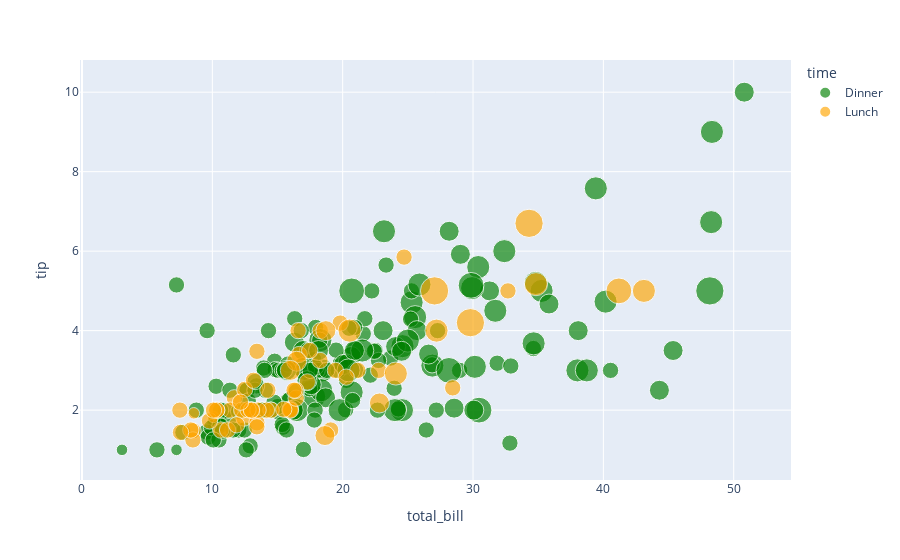

This figure's notebook cell:
### Markdown cell above
### Add size and color

### Code cell
# add changes by removing the # sign
time_fig = px.scatter(df, 
                 x="total_bill", 
                 y="tip", 
                 color='time',
                 opacity=0.65,
                 size='size',
                 color_discrete_sequence=['green', 'orange']
                )
time_fig.show()

### Figure 1 — Plotly figure (JSON) as saved in the notebook; plotly's stock layout.template omitted (floating-point values rounded to 4 significant figures; data arrays with more than 128 entries replaced by an {"elided": "..."} marker saying what was removed)
{"data": [{"hovertemplate": "time=Dinner<br>total_bill=%{x}<br>tip=%{y}<br>size=%{marker.size}<extra></extra>", "legendgroup": "Dinner", "marker": {"color": "green", "opacity": 0.65, "size": {"elided": "176 int values"}, "sizemode": "area", "sizeref": 0.015, "symbol": "circle"}, "mode": "markers", "name": "Dinner", "orientation": "v", "showlegend": true, "type": "scatter", "x": {"elided": "176 float values"}, "xaxis": "x", "y": {"elided": "176 float values"}, "yaxis": "y"}, {"hovertemplate": "time=Lunch<br>total_bill=%{x}<br>tip=%{y}<br>size=%{marker.size}<extra></extra>", "legendgroup": "Lunch", "marker": {"color": "orange", "opacity": 0.65, "size": [4, 2, 2, 2, 2, 1, 2, 2, 4, 2, 2, 2, 2, 2, 2, 4, 2, 2, 2, 2, 2, 6, 2, 2, 2, 3, 2, 2, 2, 2, 2, 2, 2, 2, 2, 2, 2, 6, 5, 6, 2, 2, 3, 2, 2, 2, 2, 2, 2, 2, 2, 2, 4, 2, 2, 3, 2, 2, 2, 4, 3, 2, 2, 1, 3, 2, 2, 2], "sizemode": "area", "sizeref": 0.015, "symbol": "circle"}, "mode": "markers", "name": "Lunch", "orientation": "v", "showlegend": true, "type": "scatter", "x": [27.2, 22.76, 17.29, 19.44, 16.66, 10.07, 32.68, 15.98, 34.83, 13.03, 18.28, 24.71, 21.16, 10.65, 12.43, 24.08, 11.69, 13.42, 14.26, 15.95, 12.48, 29.8, 8.52, 14.52, 11.38, 22.82, 19.08, 20.27, 11.17, 12.26, 18.26, 8.51, 10.33, 14.15, 16, 13.16, 17.47, 34.3, 41.19, 27.05, 16.43, 8.35, 18.64, 11.87, 9.78, 7.51, 19.81, 28.44, 15.48, 16.58, 7.56, 10.34, 43.11, 13, 13.51, 18.71, 12.74, 13, 16.4, 20.53, 16.47, 12.16, 13.42, 8.58, 15.98, 13.42, 16.27, 10.09], "xaxis": "x", "y": [4, 3, 2.71, 3, 3.4, 1.83, 5, 2.03, 5.17, 2, 4, 5.85, 3, 1.5, 1.8, 2.92, 2.31, 1.68, 2.5, 2, 2.52, 4.2, 1.48, 2, 2, 2.18, 1.5, 2.83, 1.5, 2, 3.25, 1.25, 2, 2, 2, 2.75, 3.5, 6.7, 5, 5, 2.3, 1.5, 1.36, 1.63, 1.73, 2, 4.19, 2.56, 2.02, 4, 1.44, 2, 5, 2, 2, 4, 2.01, 2, 2.5, 4, 3.23, 2.2, 3.48, 1.92, 3, 1.58, 2.5, 2], "yaxis": "y"}], "layout": {"autosize": true, "legend": {"itemsizing": "constant", "title": {"text": "time"}, "tracegroupgap": 0}, "margin": {"t": 60}, "xaxis": {"anchor": "y", "autorange": true, "domain": [0, 1], "range": [-0.7207, 55.32], "title": {"text": "total_bill"}, "type": "linear"}, "yaxis": {"anchor": "x", "autorange": true, "domain": [0, 1], "range": [-0.01951, 11.12], "title": {"text": "tip"}, "type": "linear"}}}
